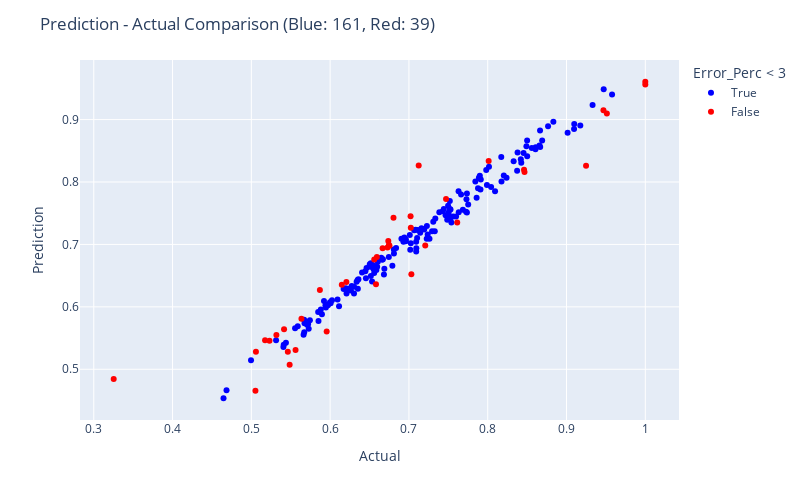

Notebook code cell kept with this figure:
### Code cell
fig = px.scatter(res.reset_index().rename(columns={'index': 'DMU'}), x="Actual", y="Prediction", color = "Error_Perc < 3", color_discrete_map= {True:"blue", False: "red"},
                 hover_data=["Actual", "Prediction", "Error_Perc", "DMU"])

fig.update_layout(
    autosize=False,
    width=800,
    height=500,
    title_text=f"Prediction - Actual Comparison (Blue: {blue}, Red: {red})",
)

fig.show()

### Figure 1 — Plotly figure (JSON) as saved in the notebook; plotly's stock layout.template omitted (floating-point values rounded to 4 significant figures; data arrays with more than 128 entries replaced by an {"elided": "..."} marker saying what was removed)
{"data": [{"customdata": {"elided": "161x2 mixed values"}, "hovertemplate": "Error_Perc < 3=True<br>Actual=%{x}<br>Prediction=%{y}<br>Error_Perc=%{customdata[0]}<br>DMU=%{customdata[1]}<extra></extra>", "legendgroup": "True", "marker": {"color": "blue", "symbol": "circle"}, "mode": "markers", "name": "True", "orientation": "v", "showlegend": true, "type": "scatter", "x": {"elided": "161 float values"}, "xaxis": "x", "y": {"elided": "161 float values"}, "yaxis": "y"}, {"customdata": [[-3.598, "DMU 0627"], [-4.548, "DMU 0637"], [4.723, "DMU 0974"], [3.598, "DMU 0236"], [4.174, "DMU 0622"], [3.469, "DMU 0902"], [3.331, "DMU 0329"], [3.089, "DMU 0821"], [4.338, "DMU 0055"], [4.436, "DMU 0543"], [-3.361, "DMU 0544"], [-4.371, "DMU 0494"], [4.063, "DMU 0590"], [4.104, "DMU 0523"], [3.372, "DMU 0788"], [-10.69, "DMU 0937"], [3.095, "DMU 0257"], [-7.199, "DMU 0817"], [3.284, "DMU 0261"], [-3.944, "DMU 0584"], [-3.084, "DMU 0446"], [48.93, "DMU 0266"], [5.638, "DMU 0996"], [3.102, "DMU 0056"], [-3.38, "DMU 0073"], [6.151, "DMU 0894"], [-3.355, "DMU 0978"], [-7.512, "DMU 0463"], [-4.372, "DMU 0698"], [4.369, "DMU 0596"], [16.0, "DMU 0299"], [9.176, "DMU 0315"], [-7.805, "DMU 0362"], [-5.896, "DMU 0487"], [6.845, "DMU 0138"], [3.456, "DMU 0949"], [-3.149, "DMU 0830"], [3.043, "DMU 0200"], [-3.415, "DMU 0409"]], "hovertemplate": "Error_Perc < 3=False<br>Actual=%{x}<br>Prediction=%{y}<br>Error_Perc=%{customdata[0]}<br>DMU=%{customdata[1]}<extra></extra>", "legendgroup": "False", "marker": {"color": "red", "symbol": "circle"}, "mode": "markers", "name": "False", "orientation": "v", "showlegend": true, "type": "scatter", "x": [0.8467, 0.5561, 0.6738, 0.6746, 0.5415, 0.7024, 0.6148, 0.5636, 0.5318, 0.5058, 0.6582, 0.9512, 0.8012, 0.6666, 0.6753, 0.9248, 0.6593, 0.7031, 0.6728, 1, 0.7207, 0.3253, 0.5174, 0.6206, 0.9469, 0.7021, 0.5463, 0.5486, 1, 0.523, 0.7124, 0.6804, 0.5052, 0.5956, 0.587, 0.7471, 0.8461, 0.656, 0.7613], "xaxis": "x", "y": [0.8162, 0.5308, 0.7056, 0.6989, 0.5641, 0.7268, 0.6353, 0.581, 0.5548, 0.5282, 0.6361, 0.9096, 0.8338, 0.694, 0.698, 0.8259, 0.6797, 0.6524, 0.6949, 0.9606, 0.6984, 0.4845, 0.5466, 0.6399, 0.9149, 0.7452, 0.528, 0.5074, 0.9563, 0.5458, 0.8264, 0.7428, 0.4658, 0.5605, 0.6272, 0.7729, 0.8195, 0.6759, 0.7353], "yaxis": "y"}], "layout": {"autosize": false, "height": 500, "legend": {"title": {"text": "Error_Perc < 3"}, "tracegroupgap": 0}, "margin": {"t": 60}, "title": {"text": "Prediction - Actual Comparison (Blue: 161, Red: 39)"}, "width": 800, "xaxis": {"anchor": "y", "autorange": true, "domain": [0, 1], "range": [0.2824, 1.043], "title": {"text": "Actual"}, "type": "linear"}, "yaxis": {"anchor": "x", "autorange": true, "domain": [0, 1], "range": [0.4188, 0.9954], "title": {"text": "Prediction"}, "type": "linear"}}}
